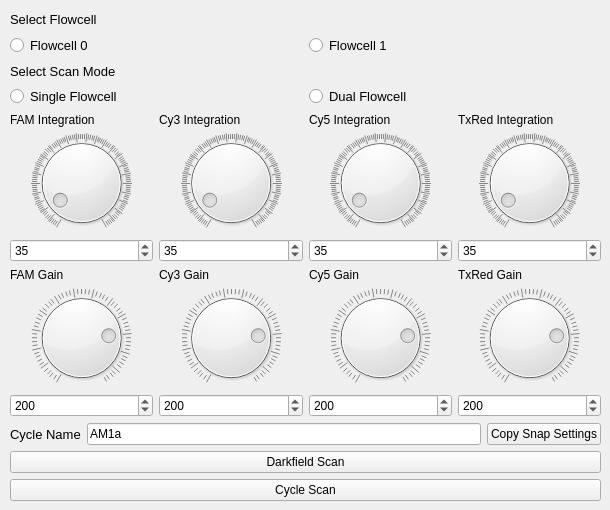
      <widget class="QWidget" name="tab_11">
       <attribute name="title">
        <string>Cycle Scan</string>
       </attribute>
       <widget class="QWidget" name="layoutWidget_2">
        <property name="geometry">
         <rect>
          <x>10</x>
          <y>10</y>
          <width>591</width>
          <height>491</height>
         </rect>
        </property>
        <layout class="QVBoxLayout" name="verticalLayout_8">
         <item>
          <widget class="QLabel" name="SelectFlowcelllabel_2">
           <property name="font">
            <font>
             <pointsize>10</pointsize>
            </font>
           </property>
           <property name="text">
            <string>Select Flowcell</string>
           </property>
          </widget>
         </item>
         <item>
          <layout class="QHBoxLayout" name="horizontalLayout_12">
           <item>
            <widget class="QRadioButton" name="csFlowcell0RB">
             <property name="font">
              <font>
               <pointsize>10</pointsize>
              </font>
             </property>
             <property name="text">
              <string>Flowcell 0</string>
             </property>
            </widget>
           </item>
           <item>
            <widget class="QRadioButton" name="csFlowcell1RB">
             <property name="font">
              <font>
               <pointsize>10</pointsize>
              </font>
             </property>
             <property name="text">
              <string>Flowcell 1</string>
             </property>
            </widget>
           </item>
          </layout>
         </item>
         <item>
          <widget class="QLabel" name="SelectFlowcelllabel_4">
           <property name="font">
            <font>
             <pointsize>10</pointsize>
            </font>
           </property>
           <property name="text">
            <string>Select Scan Mode</string>
           </property>
          </widget>
         </item>
         <item>
          <layout class="QHBoxLayout" name="horizontalLayout_13">
           <item>
            <widget class="QRadioButton" name="csSingleFCRB">
             <property name="font">
              <font>
               <pointsize>10</pointsize>
              </font>
             </property>
             <property name="text">
              <string>Single Flowcell</string>
             </property>
            </widget>
           </item>
           <item>
            <widget class="QRadioButton" name="csDualFCRB">
             <property name="font">
              <font>
               <pointsize>10</pointsize>
              </font>
             </property>
             <property name="text">
              <string>Dual Flowcell</string>
             </property>
            </widget>
           </item>
          </layout>
         </item>
         <item>
          <layout class="QGridLayout" name="gridLayout_21">
           <item row="0" column="0">
            <widget class="QLabel" name="label_49">
             <property name="text">
              <string>FAM Integration</string>
             </property>
            </widget>
           </item>
           <item row="0" column="1">
            <widget class="QLabel" name="label_50">
             <property name="text">
              <string>Cy3 Integration</string>
             </property>
            </widget>
           </item>
           <item row="0" column="2">
            <widget class="QLabel" name="label_51">
             <property name="text">
              <string>Cy5 Integration</string>
             </property>
            </widget>
           </item>
           <item row="0" column="3">
            <widget class="QLabel" name="label_52">
             <property name="text">
              <string>TxRed Integration</string>
             </property>
            </widget>
           </item>
           <item row="1" column="0">
            <widget class="QDial" name="csFAMIntDial">
             <property name="maximum">
              <number>500</number>
             </property>
             <property name="value">
              <number>35</number>
             </property>
             <property name="wrapping">
              <bool>false</bool>
             </property>
             <property name="notchesVisible">
              <bool>true</bool>
             </property>
            </widget>
           </item>
           <item row="1" column="1">
            <widget class="QDial" name="csCy3IntDial">
             <property name="maximum">
              <number>500</number>
             </property>
             <property name="value">
              <number>35</number>
             </property>
             <property name="wrapping">
              <bool>false</bool>
             </property>
             <property name="notchesVisible">
              <bool>true</bool>
             </property>
            </widget>
           </item>
           <item row="1" column="2">
            <widget class="QDial" name="csCy5IntDial">
             <property name="maximum">
              <number>500</number>
             </property>
             <property name="value">
              <number>35</number>
             </property>
             <property name="wrapping">
              <bool>false</bool>
             </property>
             <property name="notchesVisible">
              <bool>true</bool>
             </property>
            </widget>
           </item>
           <item row="1" column="3">
            <widget class="QDial" name="csTxRIntDial">
             <property name="maximum">
              <number>500</number>
             </property>
             <property name="value">
              <number>35</number>
             </property>
             <property name="wrapping">
              <bool>false</bool>
             </property>
             <property name="notchesVisible">
              <bool>true</bool>
             </property>
            </widget>
           </item>
           <item row="3" column="0">
            <widget class="QLabel" name="label_53">
             <property name="text">
              <string>FAM Gain</string>
             </property>
            </widget>
           </item>
           <item row="3" column="1">
            <widget class="QLabel" name="label_54">
             <property name="text">
              <string>Cy3 Gain</string>
             </property>
            </widget>
           </item>
           <item row="3" column="2">
            <widget class="QLabel" name="label_55">
             <property name="text">
              <string>Cy5 Gain</string>
             </property>
            </widget>
           </item>
           <item row="3" column="3">
            <widget class="QLabel" name="label_56">
             <property name="text">
              <string>TxRed Gain</string>
             </property>
            </widget>
           </item>
           <item row="4" column="0">
            <widget class="QDial" name="csFAMGainDial">
             <property name="maximum">
              <number>255</number>
             </property>
             <property name="value">
              <number>200</number>
             </property>
             <property name="wrapping">
              <bool>false</bool>
             </property>
             <property name="notchesVisible">
              <bool>true</bool>
             </property>
            </widget>
           </item>
           <item row="4" column="1">
            <widget class="QDial" name="csCy3GainDial">
             <property name="maximum">
              <number>255</number>
             </property>
             <property name="value">
              <number>200</number>
             </property>
             <property name="wrapping">
              <bool>false</bool>
             </property>
             <property name="notchesVisible">
              <bool>true</bool>
             </property>
            </widget>
           </item>
           <item row="4" column="2">
            <widget class="QDial" name="csCy5GainDial">
             <property name="maximum">
              <number>255</number>
             </property>
             <property name="value">
              <number>200</number>
             </property>
             <property name="wrapping">
              <bool>false</bool>
             </property>
             <property name="notchesVisible">
              <bool>true</bool>
             </property>
            </widget>
           </item>
           <item row="4" column="3">
            <widget class="QDial" name="csTxRGainDial">
             <property name="maximum">
              <number>255</number>
             </property>
             <property name="value">
              <number>200</number>
             </property>
             <property name="wrapping">
              <bool>false</bool>
             </property>
             <property name="notchesVisible">
              <bool>true</bool>
             </property>
            </widget>
           </item>
           <item row="2" column="0">
            <widget class="QSpinBox" name="csFAMIntSB">
             <property name="maximum">
              <number>500</number>
             </property>
             <property name="value">
              <number>35</number>
             </property>
            </widget>
           </item>
           <item row="2" column="1">
            <widget class="QSpinBox" name="csCy3IntSB">
             <property name="maximum">
              <number>500</number>
             </property>
             <property name="value">
              <number>35</number>
             </property>
            </widget>
           </item>
           <item row="2" column="2">
            <widget class="QSpinBox" name="csCy5IntSB">
             <property name="maximum">
              <number>500</number>
             </property>
             <property name="value">
              <number>35</number>
             </property>
            </widget>
           </item>
           <item row="2" column="3">
            <widget class="QSpinBox" name="csTxRIntSB">
             <property name="maximum">
              <number>500</number>
             </property>
             <property name="value">
              <number>35</number>
             </property>
            </widget>
           </item>
           <item row="5" column="3">
            <widget class="QSpinBox" name="csTxRGainSB">
             <property name="maximum">
              <number>255</number>
             </property>
             <property name="value">
              <number>200</number>
             </property>
            </widget>
           </item>
           <item row="5" column="2">
            <widget class="QSpinBox" name="csCy5GainSB">
             <property name="maximum">
              <number>255</number>
             </property>
             <property name="value">
              <number>200</number>
             </property>
            </widget>
           </item>
           <item row="5" column="1">
            <widget class="QSpinBox" name="csCy3GainSB">
             <property name="maximum">
              <number>255</number>
             </property>
             <property name="value">
              <number>200</number>
             </property>
            </widget>
           </item>
           <item row="5" column="0">
            <widget class="QSpinBox" name="csFAMGainSB">
             <property name="maximum">
              <number>255</number>
             </property>
             <property name="value">
              <number>200</number>
             </property>
            </widget>
           </item>
          </layout>
         </item>
         <item>
          <layout class="QHBoxLayout" name="horizontalLayout_14">
           <item>
            <widget class="QLabel" name="CycleNamelabel_2">
             <property name="font">
              <font>
               <pointsize>10</pointsize>
              </font>
             </property>
             <property name="text">
              <string>Cycle Name</string>
             </property>
            </widget>
           </item>
           <item>
            <widget class="QLineEdit" name="csCycleNameLE">
             <property name="cursor">
              <cursorShape>IBeamCursor</cursorShape>
             </property>
             <property name="text">
              <string>AM1a</string>
             </property>
            </widget>
           </item>
           <item>
            <widget class="QPushButton" name="csCopySnapSetPB">
             <property name="text">
              <string>Copy Snap Settings</string>
             </property>
            </widget>
           </item>
          </layout>
         </item>
         <item>
          <widget class="QPushButton" name="csDarkfieldScanPB">
           <property name="text">
            <string>Darkfield Scan</string>
           </property>
          </widget>
         </item>
         <item>
          <widget class="QPushButton" name="csCycleScanPB">
           <property name="text">
            <string>Cycle Scan</string>
           </property>
          </widget>
         </item>
        </layout>
       </widget>
      </widget>
